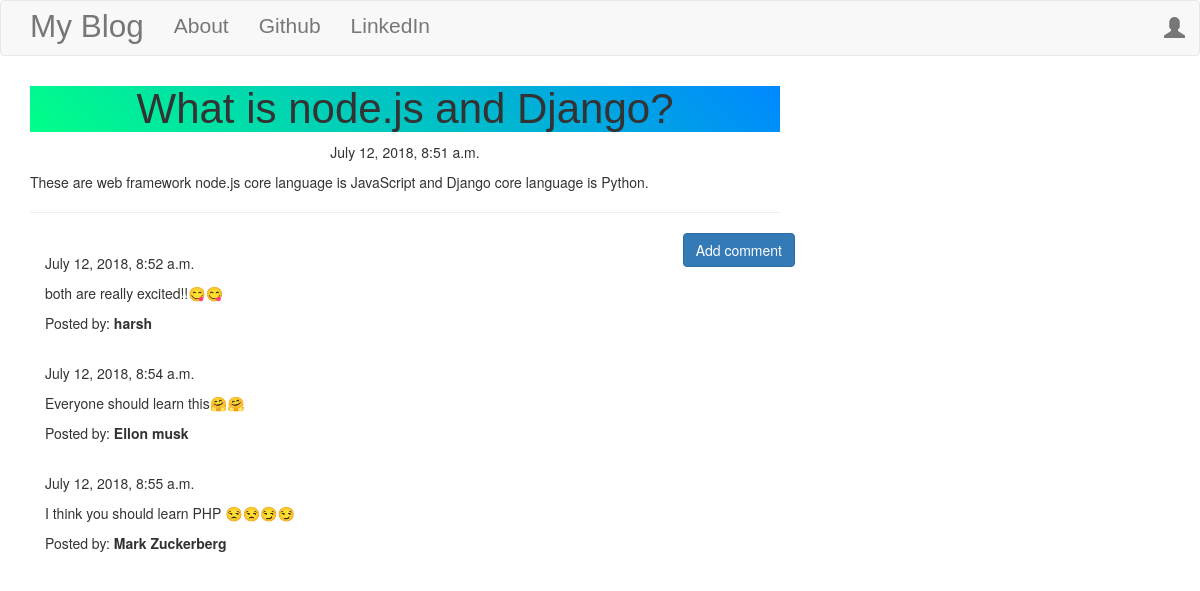
The page /post/5 on the database its author committed.
### app/models.py (models this page shows, shortened)
class Post(models.Model):
    author = models.ForeignKey('auth.User')
    title = models.CharField(max_length=200)
    text = models.TextField()
    created_date = models.DateTimeField(default=timezone.now)
    published_date = models.DateTimeField(blank=True,null=True)

class Comment(models.Model):
    post = models.ForeignKey('app.Post',related_name='comments')
    author = models.CharField(max_length=200)
    text = models.TextField()
    created_date = models.DateTimeField(default=timezone.now)
    approved_comment= models.BooleanField(default=False)

### app/views.py (the view)
# urls.py: url(r'^post/(?P<pk>\d+)$', views.PostDetailView.as_view(), name='post_detail'),
class PostDetailView(DetailView):
    model = Post

### app/templates/app/post_detail.html (shortened to what this page needs)
{% extends 'app/base.html' %}
{% block content %}
        <h1 class='posttitle loader'>{{ post.title }}</h1>
        {% if post.published_date %}
            <div class="date postdate">
                {{ post.published_date }}
            </div>
        {% else %}
            <a class="btn btn-default" href="{% url 'post_publish' pk=post.pk %}">Publish</a>
        {% endif %}
      <p class='postcontent' >{{ post.text|safe|linebreaksbr }}</p>
  <hr>
  <a class="btn btn-primary btn-comment" href="{% url 'add_comment_to_post' pk=post.pk %}">Add comment</a>
  <div class="container">
  {% for comment in post.comments.all %}
  <br>
      {% if user.is_authenticated or comment.approved_comment %}
              {{ comment.created_date }}
          <p>{{ comment.text|safe|linebreaks }}</p>
          <p>Posted by: <strong>{{ comment.author }}</strong></p>
      {% endif %}
  {% empty %}
      <p>No comments posted.</p>
  {% endfor %}
</div>
{% endblock %}

### app/templates/app/base.html (shortened to what this page needs)
<!DOCTYPE html>
{% load staticfiles %}
<html lang="en">
<head>
    <link rel="stylesheet" href="https://maxcdn.bootstrapcdn.com/bootstrap/3.3.6/css/bootstrap.min.css">
    <link rel="stylesheet" href="//cdn.jsdelivr.net/npm/medium-editor@latest/dist/css/medium-editor.min.css" type="text/css" media="screen" charset="utf-8">
    <link rel="stylesheet" href="{% static 'css/blog.css' %}" type="text/css" />
</head>
<body >
    <nav  class="navbar navbar-default techfont custom-navbar" >
        <div class="container">
            <ul class="nav navbar-nav">
                <li><a class='navbar-brand bigbrand' href="{% url 'post_list' %}">My Blog</a></li>
                <li><a href="{% url 'about' %}">About</a></li>
                <li><a href="https://www.github.com">Github</a></li>
                <li><a href="https://www.linkedin.com">LinkedIn</a></li>
            </ul>
            <ul class="nav navbar-nav navbar-right">
                {% if user.is_authenticated %}
                <li>
                    <a href="{% url 'post_new' %}">New Post</a>
                </li>
                <li>
                    <a href="{% url 'post_draft_list' %}">Drafts</a>
                </li>
                <li>
                    <a href="{% url 'logout' %}">Log Out </a>
                </li>
                <li>
                    <a>Welcome: {{ user.username }} </a>
                </li>
                    {% else %}
                    <li><a class="nav navbar-right" href="{% url 'login' %}"><span class="glyphicon glyphicon-user"></span></a></li>
                {% endif %}
            </ul>
        </div>
    </nav>
    <div  class="content container">
        <div class="row">
            <div class="col-md-8">
                <div class="blog_posts">
                    {% block content %}
                    {% endblock %}
                </div>
            </div>
        </div>
    </div>
</body>
</html>

### app/static/css/blog.css (style rules this page uses)
.techfont { font-family:'Rusddo One',sans-serif; font-size:1.5em; margin-bottom:10px; }
.bigbrand { font-size:1.5em; }
.postdate { text-align:center ; }
.posttitle { font-family:'Rusddo One',sans-serif; font-size:3em; text-align:center; }
.postcontent { font-family:'Montserrat'; font-size:1.5em; }
.btn-comment { position: absolute; right:0px; }
.loader { filter:hue-rotate(0deg); background:linear-gradient(45deg,#0f8,#08f); animation:hue 10000ms infinite linear; }

### rows shown on the page
Post: title "What is node.js and Django?", published_date "July 12, 2018, 8:51 a.m.", text "These are web framework node.js core language is JavaScript and Django core language is Python."
Comment: created_date "July 12, 2018, 8:52 a.m.", text "both are really excited!!😋😋", author "harsh"
Comment: created_date "July 12, 2018, 8:54 a.m.", text "Everyone should learn this🤗🤗", author "Ellon musk"
Comment: created_date "July 12, 2018, 8:55 a.m.", text "I think you should learn PHP 😒😒😏😏", author "Mark Zuckerberg"
